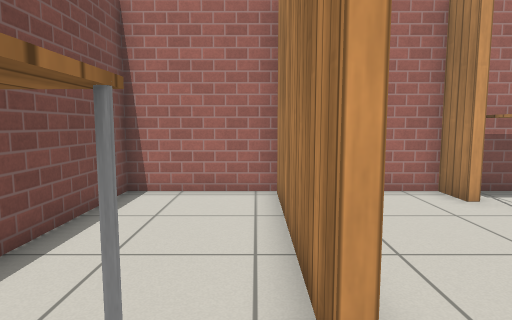
View 1 (above)

15 first-person views from a walk through a Gazebo world. The camera is 0.9 m above the floor, tilts 6° down and sees 75° across. The floor is counted in squares, 0.5 m on a side. Each view is taken from the middle of a square. On the plan, view 1 faces up. The plan holds only what a view shows up to about 17 squares ahead; the rest is blank. Gazebo's built-in surfaces are drawn with simple patterns.

View 2
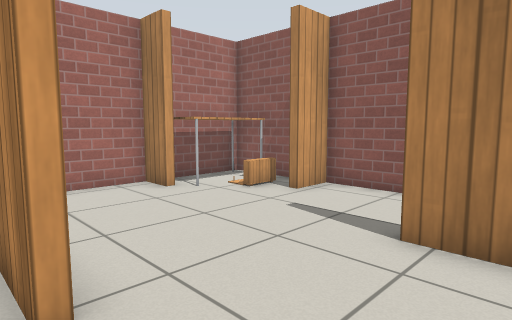

View 3
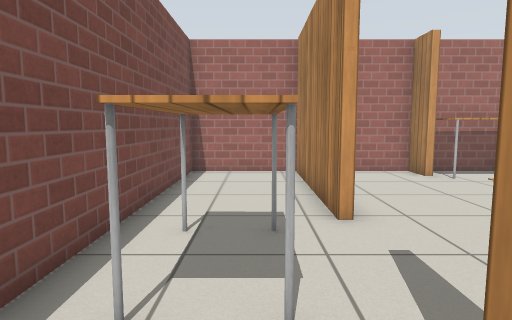

View 4
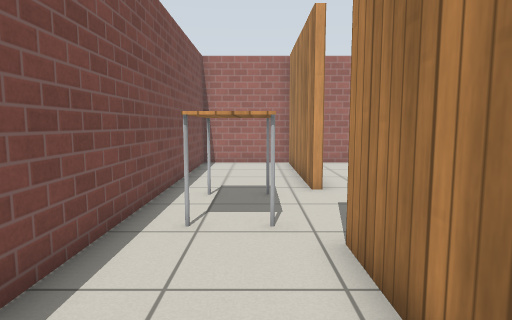

View 5
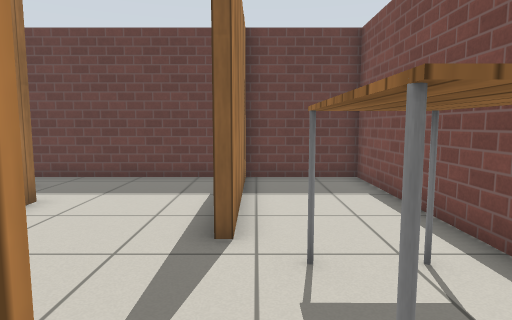

View 6
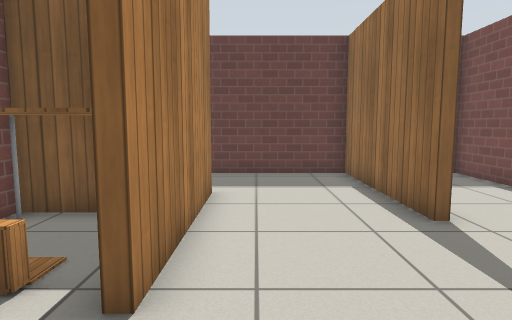

View 7
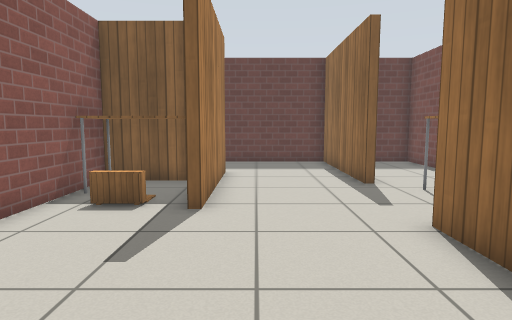

View 8
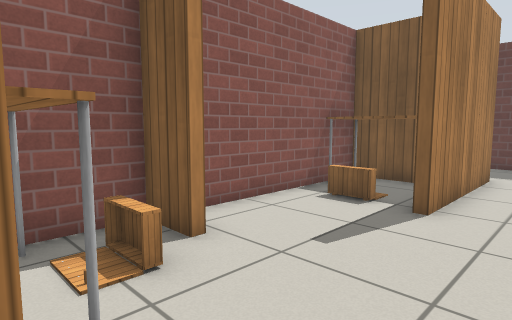

View 9
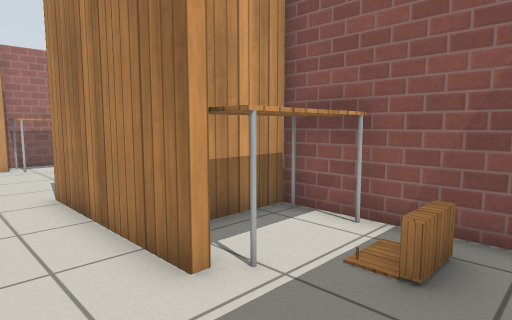

View 10
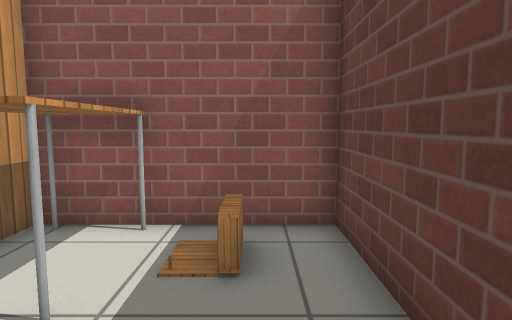

View 11
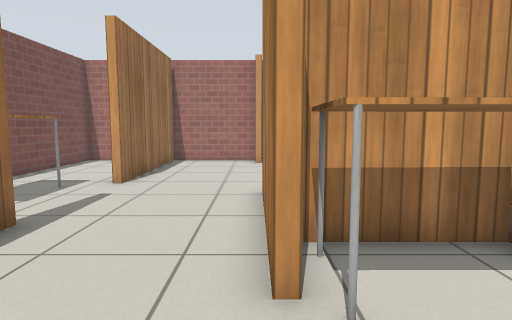

View 12
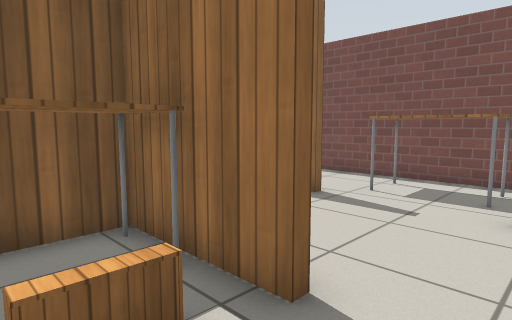

View 13
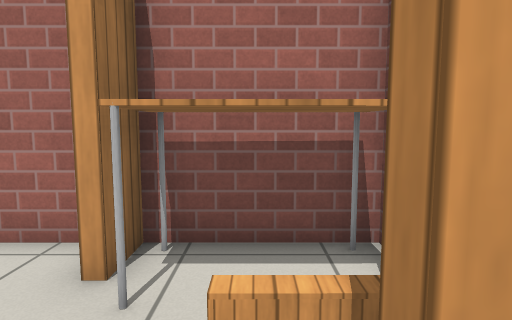

View 14
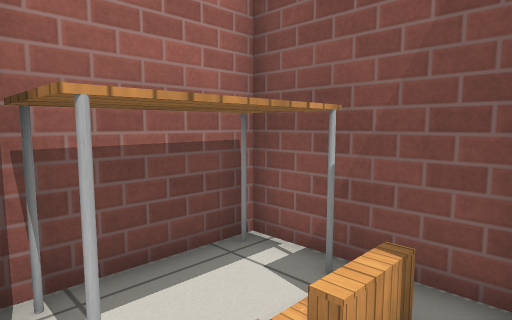

View 15
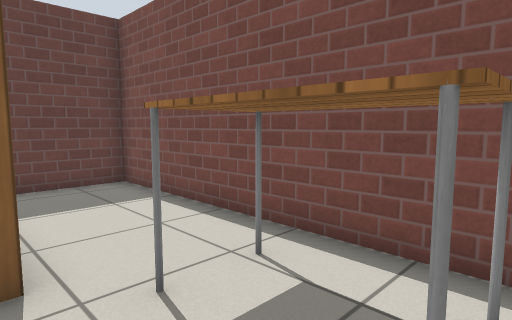

### Floor plan
Points are (right, up) in squares from view 1. A wall is a line through its corners. A room is listed if a view was taken in it or the views show most of it. See-through windows are left out.
Room 1 (views 1, 2, 3, 4, 5, 6, 7, 8, 12, 13, 14, 15)
walls: (0.6, 2.1) (0.6, 8.8); (5.5, 1) (5.5, -2.7) (8.9, -2.7) (8.9, 4.8) (7.4, 4.8); (5.2, -2.5) (5.2, 1); (7.4, 5.1) (8.9, 5.1) (8.9, 9) (5.3, 9) (5.3, 7.7) (5, 7.7) (5, 9) (-3.5, 9) (-3.5, -8.4) (0.4, -8.4); (0.9, 8.8) (0.9, 2.1); (0.4, -8.1) (0.4, -2.1) (0.7, -2.1)
ways out: opening at (3, -3.5) to room 2
objects: table (-2, -1) to (-1, 1); table (6, -2) to (8, -1); table (6, 7) to (8, 8); other object (7, 1); other object (7, 6) to (8, 6)
Room 2 (views 9, 10, 11)
walls: (5.2, -4.7) (5.2, -2.5); (0.7, -2.1) (0.7, -8.4) (8.9, -8.4) (8.9, -3) (5.6, -3)
ways out: opening at (3, -3.5) to room 1
objects: table (6, -5) to (8, -4); other object (7, -7) to (8, -7)

Where each view was taken, in squares from view 1:
view 1: 0 up, 0 right, facing up
view 2: 1 down, 0 right, facing up-right
view 3: 4 down, 1 left, facing up
view 4: 7 down, 1 left, facing up
view 5: 3 up, 0 right, facing down
view 6: 4 up, 4 right, facing down
view 7: 8 up, 4 right, facing down
view 8: 8 up, 3 right, facing down-right
view 9: 8 down, 3 right, facing up-right
view 10: 7 down, 3 right, facing right
view 11: 8 down, 5 right, facing up
view 12: 3 up, 8 right, facing down-left
view 13: 4 up, 7 right, facing up
view 14: 5 up, 5 right, facing up-right
view 15: 2 up, 1 right, facing down-left
